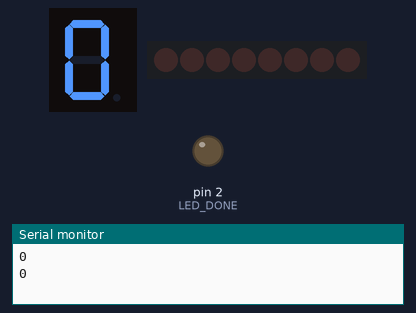
The sketch below on a simulated Arduino Uno, built with avr-gcc and run on an emulated ATmega328P. On the bench: 1-digit seven-segment display, 8 shift-register outputs drawn as a row of LEDs (first output left, lit = HIGH), output pins drawn as LEDs (lit = HIGH), the last lines printed to the serial monitor. Wiring (inferred from the names in the program): shift register (74HC595): data pin 3; shift clock pin 4; latch pin 12; 1-digit 7-segment display, segments lit when LOW: segments pin 5, pin 6, pin 7, pin 8, pin 9, pin 10, pin 11. Wiring (inferred from the signals the program sends): row of LEDs: on Q0, Q1, Q2, Q3, Q4, Q5, Q6, Q7. The segment pins are drawn as the display they are named for; pins used as bus, display or sensor lines are not drawn.

Above: at 0.01 s.
At 1.62 s:
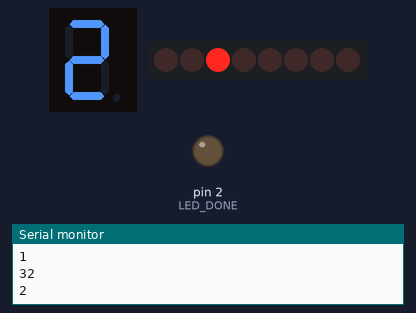
At 3.23 s:
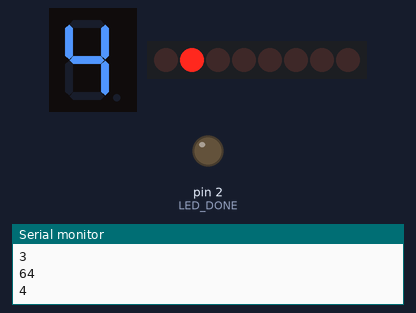
At 6.5 s:
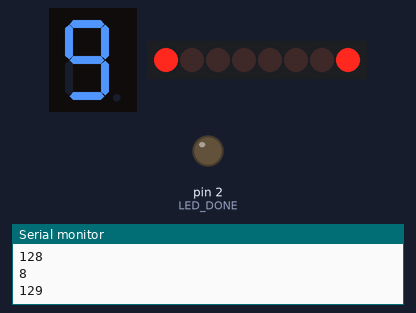
At 9.73 s:
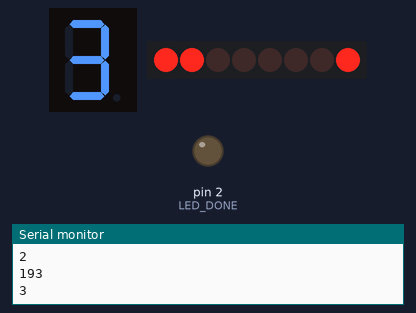
At 13.0 s:
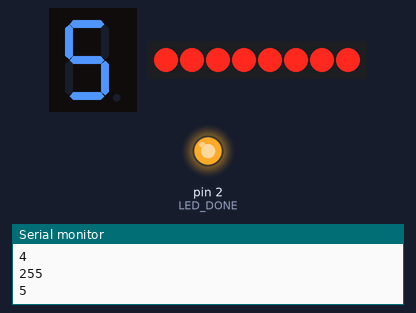
Timing chart, 0 to 14.5 s (numbered marks = the images above):
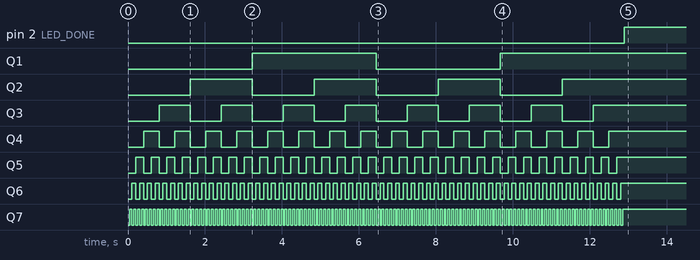

The sketch:

eepromcode1s.ino
```cpp
#define LED_DONE 2
#define DATA_SHIFT 3
#define CLOCK_SHIFT 4

#define A 5
#define B 6
#define C 7
#define D 8
#define E 9
#define F 10
#define G 11

#define SAVE_DATA 12


void digitnuill(){

  digitalWrite(A, HIGH);
  digitalWrite(B, HIGH);
  digitalWrite(C, HIGH);
  digitalWrite(D, HIGH);
  digitalWrite(E, HIGH);
  digitalWrite(F, HIGH);
  digitalWrite(G, HIGH);

  digitalWrite(SAVE_DATA, LOW);
  delayMicroseconds(1);
  digitalWrite(SAVE_DATA, HIGH);
  delay(50);

}

void digitzero(){

  digitalWrite(A, LOW);
  digitalWrite(B, LOW);
  digitalWrite(C, LOW);
  digitalWrite(D, LOW);
  digitalWrite(E, LOW);
  digitalWrite(F, LOW);
  digitalWrite(G, HIGH);

  digitalWrite(SAVE_DATA, LOW);
  delayMicroseconds(1);
  digitalWrite(SAVE_DATA, HIGH);
  delay(50);

}

void digitone(){

  digitalWrite(A, HIGH);
  digitalWrite(B, LOW);
  digitalWrite(C, LOW);
  digitalWrite(D, HIGH);
  digitalWrite(E, HIGH);
  digitalWrite(F, HIGH);
  digitalWrite(G, HIGH);

  digitalWrite(SAVE_DATA, LOW);
  delayMicroseconds(1);
  digitalWrite(SAVE_DATA, HIGH);
  delay(50);

}

void digittwo(){

  digitalWrite(A, LOW);
  digitalWrite(B, LOW);
  digitalWrite(C, HIGH);
  digitalWrite(D, LOW);
  digitalWrite(E, LOW);
  digitalWrite(F, HIGH);
  digitalWrite(G, LOW);

  digitalWrite(SAVE_DATA, LOW);
  delayMicroseconds(1);
  digitalWrite(SAVE_DATA, HIGH);
  delay(50);

}

void digitthree(){

  digitalWrite(A, LOW);
  digitalWrite(B, LOW);
  digitalWrite(C, LOW);
  digitalWrite(D, LOW);
  digitalWrite(E, HIGH);
  digitalWrite(F, HIGH);
  digitalWrite(G, LOW);

  digitalWrite(SAVE_DATA, LOW);
  delayMicroseconds(1);
  digitalWrite(SAVE_DATA, HIGH);
  delay(50);

}

void digitfour(){

  digitalWrite(A, HIGH);
  digitalWrite(B, LOW);
  digitalWrite(C, LOW);
  digitalWrite(D, HIGH);
  digitalWrite(E, HIGH);
  digitalWrite(F, LOW);
  digitalWrite(G, LOW);

  digitalWrite(SAVE_DATA, LOW);
  delayMicroseconds(1);
  digitalWrite(SAVE_DATA, HIGH);
  delay(50);

}

void digitfive(){

  digitalWrite(A, LOW);
  digitalWrite(B, HIGH);
  digitalWrite(C, LOW);
  digitalWrite(D, LOW);
  digitalWrite(E, HIGH);
  digitalWrite(F, LOW);
  digitalWrite(G, LOW);

  digitalWrite(SAVE_DATA, LOW);
  delayMicroseconds(1);
  digitalWrite(SAVE_DATA, HIGH);
  delay(50);

}

void digitsix(){

  digitalWrite(A, LOW);
  digitalWrite(B, HIGH);
  digitalWrite(C, LOW);
  digitalWrite(D, LOW);
  digitalWrite(E, LOW);
  digitalWrite(F, LOW);
  digitalWrite(G, LOW);

  digitalWrite(SAVE_DATA, LOW);
  delayMicroseconds(1);
  digitalWrite(SAVE_DATA, HIGH);
  delay(50);

}

void digitseven(){

  digitalWrite(A, LOW);
  digitalWrite(B, LOW);
  digitalWrite(C, LOW);
  digitalWrite(D, HIGH);
  digitalWrite(E, HIGH);
  digitalWrite(F, HIGH);
  digitalWrite(G, HIGH);

  digitalWrite(SAVE_DATA, LOW);
  delayMicroseconds(1);
  digitalWrite(SAVE_DATA, HIGH);
  delay(50);

}

void digiteight(){

  digitalWrite(A, LOW);
  digitalWrite(B, LOW);
  digitalWrite(C, LOW);
  digitalWrite(D, LOW);
  digitalWrite(E, LOW);
  digitalWrite(F, LOW);
  digitalWrite(G, LOW);

  digitalWrite(SAVE_DATA, LOW);
  delayMicroseconds(1);
  digitalWrite(SAVE_DATA, HIGH);
  delay(50);

}

void digitnine(){

  digitalWrite(A, LOW);
  digitalWrite(B, LOW);
  digitalWrite(C, LOW);
  digitalWrite(D, LOW);
  digitalWrite(E, HIGH);
  digitalWrite(F, LOW);
  digitalWrite(G, LOW);

  digitalWrite(SAVE_DATA, LOW);
  delayMicroseconds(1);
  digitalWrite(SAVE_DATA, HIGH);
  delay(50);

}

int a = 0;
int b = 0;
int c = 0;

void setup() {
  // put your setup code here, to run once:
  pinMode(LED_DONE, OUTPUT);
  pinMode(DATA_SHIFT, OUTPUT);
  pinMode(CLOCK_SHIFT, OUTPUT);
  pinMode(A, OUTPUT);
  pinMode(B, OUTPUT);
  pinMode(C, OUTPUT);
  pinMode(D, OUTPUT);
  pinMode(E, OUTPUT);
  pinMode(F, OUTPUT);
  pinMode(G, OUTPUT);
  pinMode(SAVE_DATA, OUTPUT);

  shiftOut(DATA_SHIFT, CLOCK_SHIFT, LSBFIRST, 0);

  digitalWrite(SAVE_DATA, HIGH);

  Serial.begin(9600);
}

void loop() {
  // put your main code here, to run repeatedly:
  while(b < 256){
    Serial.println(b);
    int c = b;
    int a = c % 10;
    if(a < 1){
    Serial.println(0);
    digitzero();
    } else if(a < 2){
    Serial.println(1);
    digitone();
    } else if(a < 3){
    Serial.println(2);
    digittwo();
    } else if(a < 4){
    Serial.println(3);
    digitthree();
    } else if(a < 5){
    Serial.println(4);
    digitfour();
    } else if(a < 6){
    Serial.println(5);
    digitfive();
    } else if(a < 7){
    Serial.println(6);
    digitsix();
    } else if(a < 8){
    Serial.println(7);
    digitseven();
    } else if(a < 9){
    Serial.println(8);
    digiteight();
    } else if(a < 10){
    Serial.println(9);
    digitnine();
    }
    b = b + 1;
    shiftOut(DATA_SHIFT, CLOCK_SHIFT, LSBFIRST, b);
  }
  digitalWrite(LED_DONE, HIGH);
  delay(100000000);
}
```

Measured:
- by itself, pin 2 (LED_DONE): LOW → HIGH at 12.9 s
- by itself, Q1: LOW → HIGH at 3.2 s, → LOW 3.2 s later, → HIGH 3.2 s later
- by itself, Q2: alternates HIGH for 1.6 s and LOW for 1.6 s, 7 changes in all, then stays HIGH
- by itself, Q3: alternates HIGH for 0.81 s and LOW for 0.81 s, 15 changes in all, then stays HIGH
- by itself, Q4: alternates HIGH for 0.40 s and LOW for 0.40 s, 31 changes in all, then stays HIGH
- by itself, Q5: alternates HIGH for 0.20 s and LOW for 0.20 s, 63 changes in all, then stays HIGH
- by itself, Q6: alternates HIGH for 0.10 s and LOW for 0.10 s, 127 changes in all, then stays HIGH
- by itself, Q7: alternates HIGH for 0.05 s and LOW for 0.05 s, 255 changes in all, then stays HIGH
